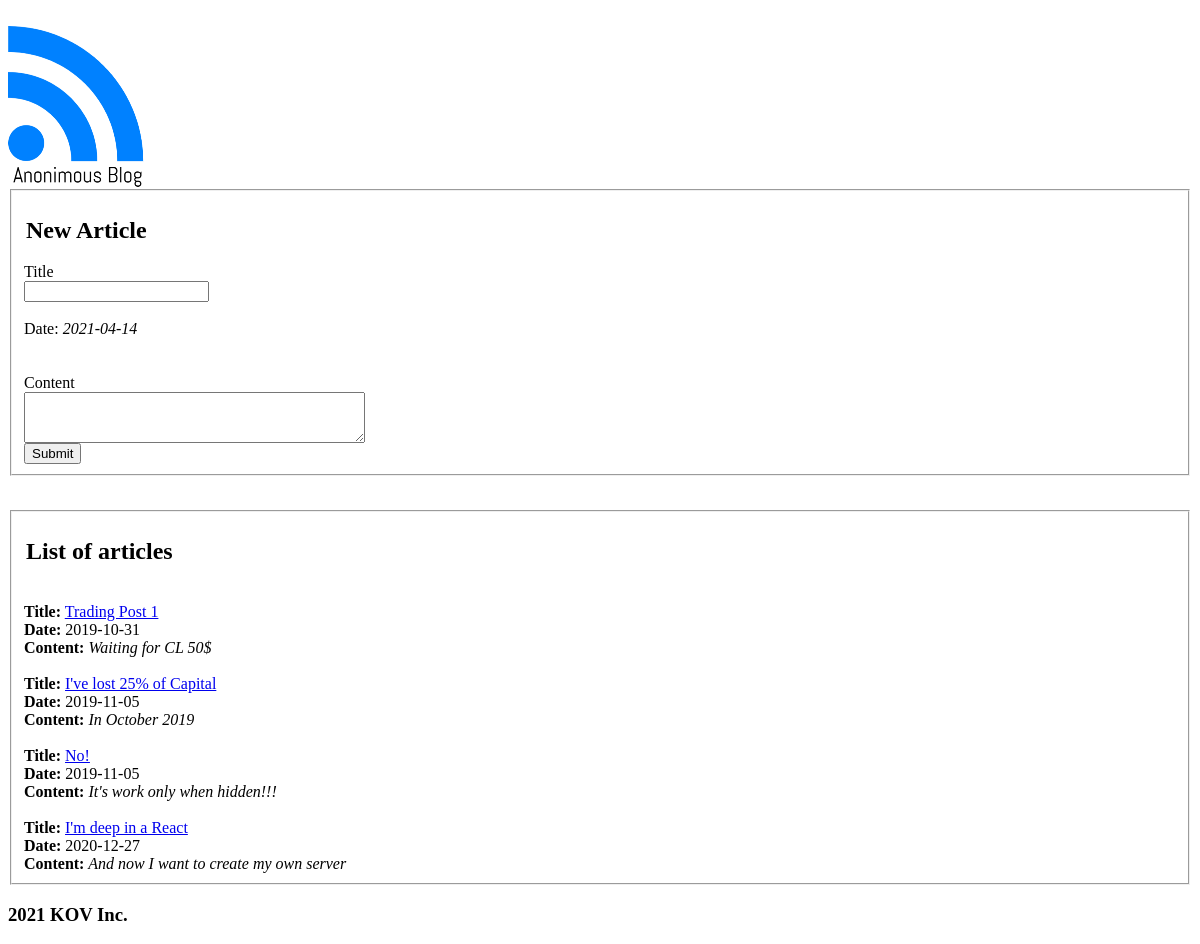
Before: / with the older database file.
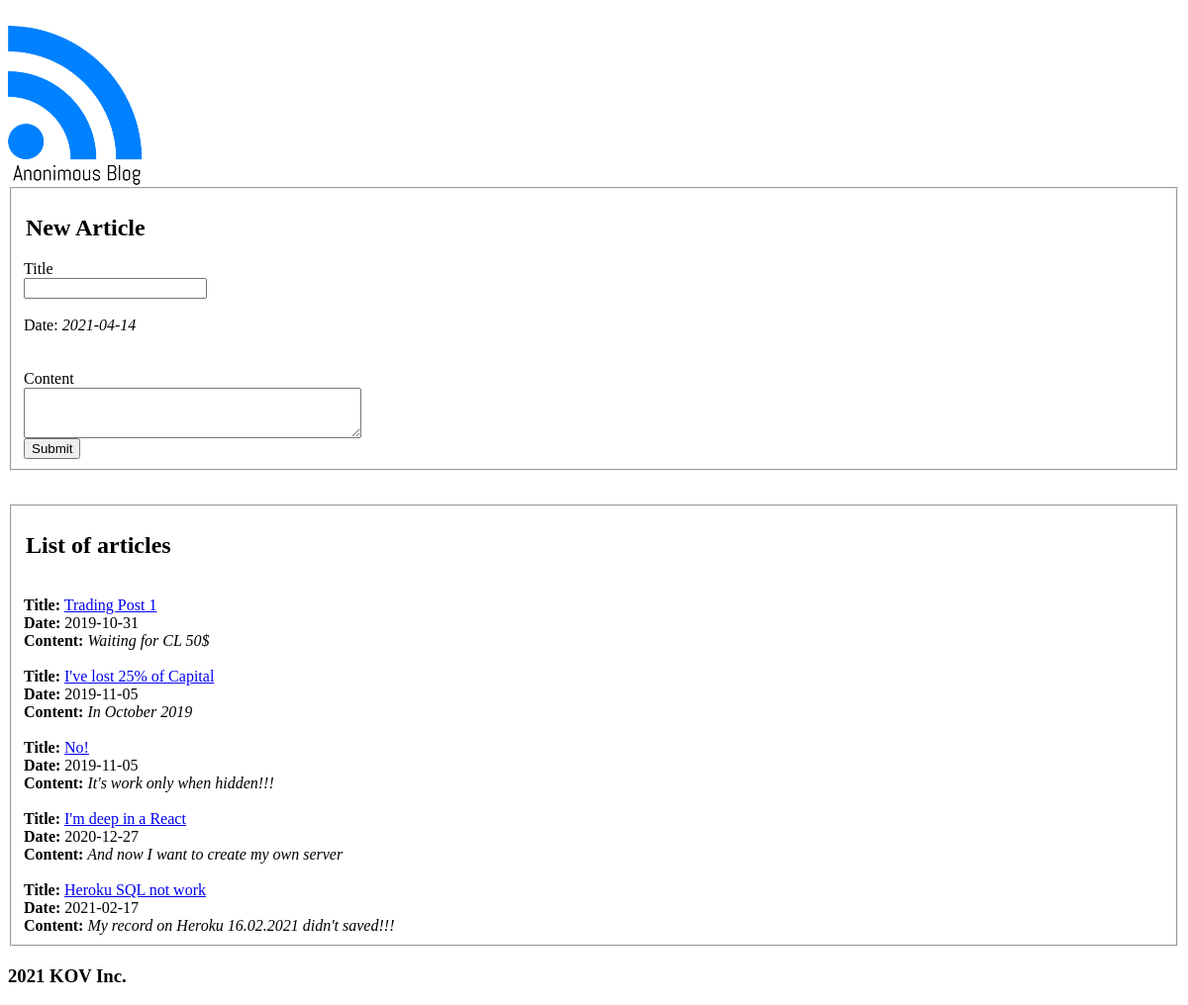
After: the same page with the newer database file.
### app.py (models this page shows, shortened)
class Article(db.Model):    # Данный Класс наследуется от метода Model БД. Модель в Python это Таблица в БД
    id = db.Column(db.Integer, primary_key = True, autoincrement = True)
    title = db.Column(db.String(140), unique = True, nullable = False)
    article_url = db.Column(db.String(300), unique = True, nullable = False)
    content = db.Column(db.String(2000), nullable = False)
    date_created = db.Column(db.Date, default = date.today)

### app.py (the view, shortened to what this page needs)
@app.route('/', methods=['GET', 'POST'])
def index():
    all_articles = Article.query.all()
    return render_template('index.html', articles=all_articles, date_today=date.today())

### template/index.html (shortened to what this page needs)
﻿{% extends '_base_template.html' %}
{% block main %}
<div  role="main">
    <div >
        <img src="/static/img/ablog-logo.png" alt="A Blog logo">
    </div>
    <div class="container">
        <form method="post">
            <fieldset>
                <div class="panel panel-primary panel-heading">
                    <legend><h2>New Article</h2></legend>
                    <div class="panel-title">Title</div>
                    <input type="text" class="panel-body" name="title" value="">
                    <br>
                    <br>
                    <div class="panel-title">
                        Date: <i> {{date_today}} </i>
                    </div>
                    <br />
                    <br />
                    <div class="panel-title">Content</div>
                    <textarea class="panel-body" name="content" cols="40" rows="3"></textarea><br>
                    <input type="submit" class="btn btn-lg btn-primary" value="Submit">
                </div>
            </fieldset>
        </form>
        <br />
        <fieldset>
            <div class="panel panel-primary panel-heading">
                <legend><h2>List of articles</h2></legend>
                {% for article in articles %}<br>
                    <b>Title:</b> <a href="{{ url_for('new_article', article_url=article.article_url) }}">{{ article.title }}</a><br>
                    <b>Date:</b> {{ article.date_created }}<br>
                    <b>Content:</b><i> {{ article.content }}</i><br>
                {% endfor %}
            </div>
        </fieldset>
    </div>
</div>
{% endblock %}

### template/_base_template.html (shortened to what this page needs)
<!DOCTYPE HTML>
<html>
    <head>
    </head>
    <body>
        {% block main %}
        {% endblock %}
        <footer>
           <h3> 2021 KOV Inc. </h3>
        </footer>
    </body>
</html>

Changed rows visible on the page:
added Article: title "Heroku SQL not work", date_created "2021-02-17", content "My record on Heroku 16.02.2021 didn't saved!!!"
